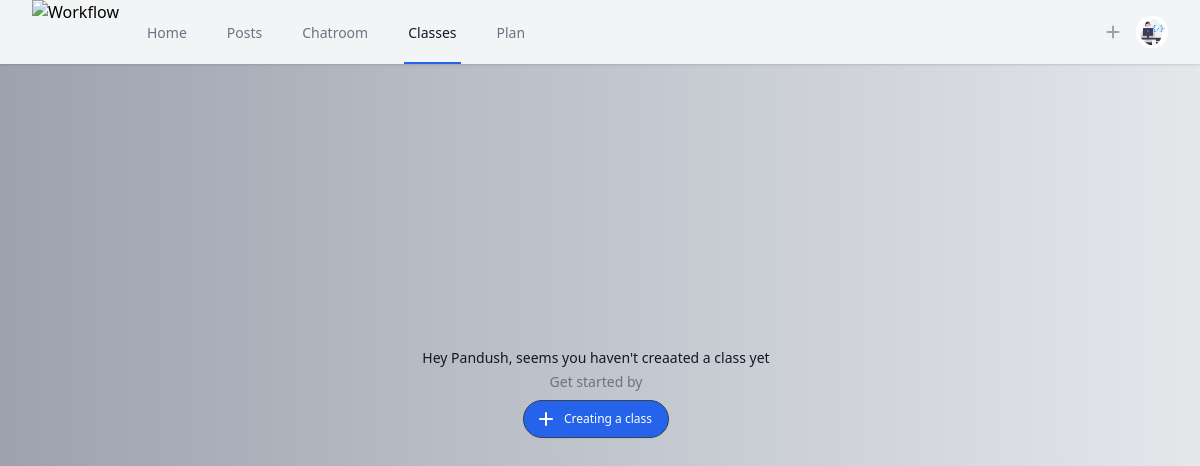
The page /classes (signed in) on the database as committed earlier.
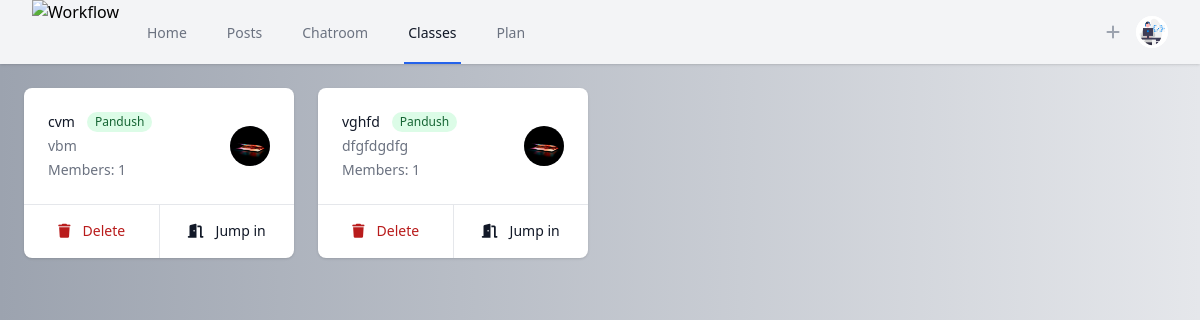
The same page on the database as committed later.
### main/models.py (models this page shows, shortened)
class Avatar(models.Model):
    user = models.OneToOneField(User, on_delete=models.CASCADE)
    image = models.ImageField(upload_to="avatars/")

class ClassMembership(models.Model):
    member = models.ForeignKey(
        User, related_name="class_memberships", on_delete=models.CASCADE
    )
    specific_class = models.ForeignKey(
        Class, related_name="memberships", on_delete=models.CASCADE
    )
    join_date = models.DateTimeField(default=timezone.now)
    class Meta:
        unique_together = ["member", "specific_class"]

class Class(models.Model):
    creator = models.ForeignKey(
        User, related_name="created_classes", on_delete=models.CASCADE
    )
    name = models.CharField(max_length=255)
    section = models.CharField(max_length=255, blank=True, null=True)
    subject = models.CharField(max_length=255, blank=True, null=True)
    room = models.CharField(max_length=255, blank=True, null=True)
    class_photo = models.ImageField(upload_to="class_files/")
    code = models.CharField(max_length=8, unique=True)

### main/views.py (the view)
# urls.py: path("classes", views.classes, name="classes"),
@login_required(login_url="login_view")
def classes(request):
    classes = Class.objects.filter(creator=request.user)
    context = {"classes": classes}
    return render(request, "classes.html", context=context)

### main/templates/classes.html (shortened to what the changed rows need)
{% load static  %}
<!DOCTYPE html>
<html lang="en">
  <head>
    <script src="https://cdn.tailwindcss.com"></script>
  </head>
  <body class="bg-gradient-to-r from-gray-400  to-gray-200">
    <div>
      <nav class="bg-gray-100 shadow">
        <div class="max-w-7xl mx-auto px-2 sm:px-6 lg:px-8">
          <div class="flex justify-between h-16">
            <div class="hidden sm:ml-6 sm:flex sm:items-center">
              <div class="ml-3 relative">
                <div>
                  <button
                    id="user-menu-button"
                    type="button"
                    class="bg-white rounded-full flex text-smjale"
                    id="user-menu-button"
                    aria-expanded="false"
                    aria-haspopup="true"
                  >
                    <img
                      class="h-8 w-8 rounded-full"
                      src="{% if user.avatar.image %}{{ user.avatar.image.url }}{% else %}https://images.unsplash.com/photo-1472099645785-5658abf4ff4e?ixlib=rb-1.2.1&ixid=eyJhcHBfaWQiOjEyMDd9&auto=format&fit=facearea&facepad=2&w=256&h=256&q=80{% endif %}"
                      alt=""
                    />
                  </button>
                </div>
              </div>
            </div>
          </div>
        </div>
      </nav>
        {% if user.class_memberships.all %}
        <div>
          <ul
            role="list"
            class="p-6 grid grid-cols-1 gap-6 sm:grid-cols-2 md:grid-cols-3 lg:grid-cols-4"
          >
          {% for membership in request.user.class_memberships.all %}
          {% with class=membership.specific_class %}
              <li class="col-span-1 bg-white rounded-lg shadow divide-y divide-gray-200">
                <div class="w-full flex items-center justify-between p-6 space-x-6">
                  <div class="flex-1 truncate">
                    <div class="flex items-center space-x-3">
                      <h3 class="text-gray-900 text-sm font-medium truncate">{{class.name}}</h3>
                      <span class="flex-shrink-0 inline-block px-2 py-0.5 text-green-800 text-xs font-medium bg-green-100 rounded-full">{{class.creator}}</span>
                    </div>
                    <p class="mt-1 text-gray-500 text-sm truncate">{{class.section}}</p>
                    <p class="mt-1 text-gray-500 text-sm truncate">Members: {{class.memberships.count}}</p>
                  </div>
                  <img class="w-10 h-10 bg-gray-300 rounded-full flex-shrink-0" src="{{class.class_photo.url}}"  alt="">
                </div>
                  <div>
                      <div class="-mt-px flex divide-x divide-gray-200">
                          <div class="w-0 flex-1 flex">
                              {% if class.creator == user %}
                                  <button data-class-id="{{ class.pk }}" class="delete-class-btn relative -mr-px w-0 flex-1 inline-flex items-center justify-center py-4 text-sm text-red-700 font-medium border border-transparent rounded-bl-lg hover:text-red-500">
                                    <i class="fa-solid fa-trash"></i>
                                      <span class="ml-3 ">Delete</span>
                                  </button>
                              {% endif %}
                          </div>
                          <div class="w-0 flex-1 flex">
                              <button data-class-pk="{{ class.pk }}" class="jump-in-button relative w-0 flex-1 inline-flex items-center justify-center py-4 text-sm text-gray-900 font-medium border border-transparent rounded-br-lg hover:text-gray-500">
                                  <i class="fa-solid fa-door-open"></i>
                                  <span class="ml-3 ">Jump in</span>
                              </button>
                          </div>
                      </div>
                  </div>
              </li>
          {% endwith %}
      {% endfor %}
          </ul>
          {% else %}
          <div class="flex p-5 mr-2 justify-center items-center">
            <div class="text-center">
              <div class="flex justify-center items-center "><img src="{% static "images/undraw_educator_re_ju47 (2).svg" %}"  alt="" class="fill-gray-200 w- h-64 rounded-md "></div>
              <h3 class="mt-2 text-sm font-sans font-medium text-gray-900">Hey {{user.username}}, seems you haven't creaated a class yet</h3>
              <p class="mt-1 font-sans text-sm text-gray-500">
                Get started by
              </p>
              <div class="mt-2 flex justify-center items-center ">
                <button
                  id="create-button-1"
                  type="button"
                  class="inline-flex font-sans items-center px-4 py-2 border border-gray-700 shadow-sm text-xs font-medium rounded-3xl text-white bg-blue-600 hover:bg-blue-700 "
                >
                  <svg
                    class="-ml-1 mr-2 h-5 w-5"
                    xmlns="http://www.w3.org/2000/svg"
                    viewBox="0 0 20 20"
                    fill="currentColor"
                    aria-hidden="true"
                  >
                    <path
                      fill-rule="evenodd"
                      d="M10 3a1 1 0 011 1v5h5a1 1 0 110 2h-5v5a1 1 0 11-2 0v-5H4a1 1 0 110-2h5V4a1 1 0 011-1z"
                      clip-rule="evenodd"
                    />
                  </svg>
                  Creating a class
                </button>
              </div>
            </div>
          </div>
          {% endif %}
        </div>
     </div>
  </body>
</html>

Rows that differ between the two databases and show on the page:
added ClassMembership: specific_class.name "cvm", specific_class.creator "Pandush", specific_class.section "vbm", specific_class.memberships.count "1", specific_class.class_photo (picture)
added ClassMembership: specific_class.name "vghfd", specific_class.creator "Pandush", specific_class.section "dfgfdgdfg", specific_class.memberships.count "1", specific_class.class_photo (picture)
Other text that changed with them:
{{ user.username }}: "Pandush" → (not shown)
text no longer shown: "Hey , seems you haven't creaated a class yet Get started by Creating a class"
